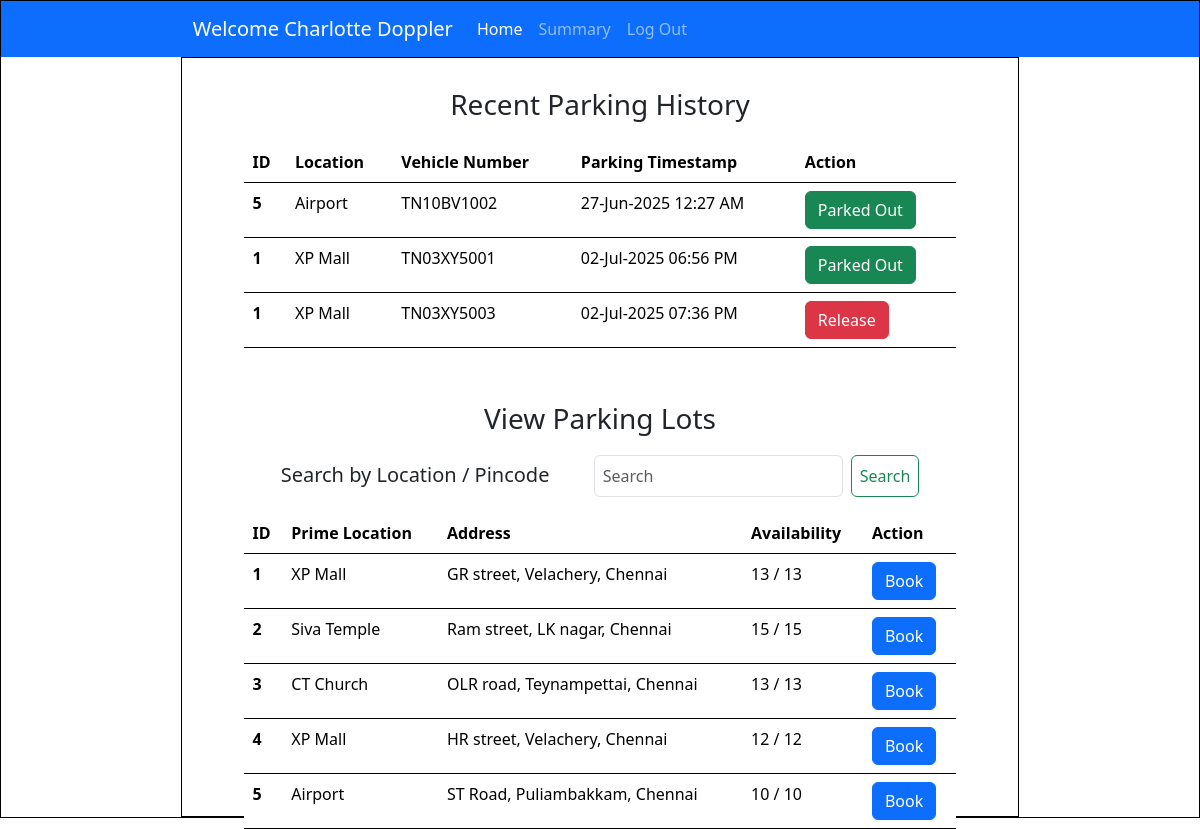
Page /user_dashboard (signed in) on the committed database.
### controllers/models.py (models this page shows)
class User(db.Model, UserMixin):
    id = db.Column(db.Integer, primary_key=True)
    username = db.Column(db.String, unique=True, nullable = False)
    password = db.Column(db.String, nullable=False)
    name = db.Column(db.String, nullable=False)
    address = db.Column(db.String, nullable=False)
    type = db.Column(db.String, default="general")
    pincode = db.Column(db.String(6), nullable=False)
    reservations = db.relationship('Reservation', backref='user')

class ParkingLot(db.Model):
    id = db.Column(db.Integer, primary_key = True)
    prime_location_name = db.Column(db.String, nullable=False)
    price = db.Column(db.Integer, nullable=False)
    address = db.Column(db.String, nullable=False)
    pincode = db.Column(db.Integer,nullable = False)
    maximum_spots = db.Column(db.Integer, nullable=False)
    active = db.Column(db.Boolean, nullable=False, default=True)
    spots = db.relationship('ParkingSpot', backref='lot')

class Reservation(db.Model):
    id = db.Column(db.Integer, primary_key = True)
    spot_id = db.Column(db.Integer, db.ForeignKey('parking_spot.id'), nullable=False)
    user_id = db.Column(db.Integer, db.ForeignKey('user.id'), nullable = False)
    lot_id = db.Column(db.Integer, db.ForeignKey('parking_lot.id'), nullable = False)
    parking_timestamp = db.Column(db.DateTime(timezone=True), nullable=False)
    leaving_timestamp = db.Column(db.DateTime(timezone=True), nullable=True)
    parking_price = db.Column(db.Integer, nullable=False)
    vehicle_no = db.Column(db.String, nullable=False)

### controllers/controller.py (the view, shortened to what this page needs)
@app.route("/user_dashboard", methods=["GET", "POST"])
@login_required
def user_dashboard():
    lots = ParkingLot.query.all()
    lots_avl = []
    keyword = ""
    for lot in lots:
        total_spots = ParkingSpot.query.filter_by(lot_id=lot.id, active=1).count()
        available_spots = ParkingSpot.query.filter_by(lot_id=lot.id, status="A").count()
        lots_avl.append({
            "lot": lot,
            "available": available_spots,
            "total": total_spots
        })
    reservations = Reservation.query.filter_by(user_id=current_user.id)
    parking_history = []
    for event in reservations:
        lot = ParkingLot.query.filter_by(id=event.lot_id).first()
        parking_history.append({"booking": event, "lot": lot})
    return render_template("user_home.html", lots=lots_avl, user=current_user, history=parking_history)

### app.py (called while the page is built)
@login_manager.user_loader
def load_user(user_id):
    return User.query.get(int(user_id))

### templates/user_home.html (shortened to what this page needs)
<!DOCTYPE html>
<html lang="en">
<head>
    <link href="https://cdn.jsdelivr.net/npm/bootstrap@5.3.6/dist/css/bootstrap.min.css" rel="stylesheet"
>
    <link rel="stylesheet" href="../static/style.css">
</head>
<body>
    <div id="main">
        <nav class="navbar navbar-expand-lg bg-primary" data-bs-theme="dark">
            <div class="container-fluid">
                <a class="navbar-brand" href="#">Welcome {{user.name}}</a>
                <div class="collapse navbar-collapse" id="navbarNavAltMarkup">
                    <div class="navbar-nav">
                        <a class="nav-link active" aria-current="page" href="#">Home</a>
                        <a class="nav-link" href="#">Summary</a>
                        <a class="nav-link" href="/login">Log Out</a>
                    </div>
                </div>
            </div>
        </nav>
        <div id="canvas">
            <h3 style="text-align: center; margin-top: 30px; margin-bottom: 20px;">Recent Parking History</h3>
            <table class="table" style="margin: auto; width: 85%; border: 2px;">
                <thead>
                    <tr>
                        <th scope="col">ID</th>
                        <th scope="col">Location</th>
                        <th scope="col">Vehicle Number</th>
                        <th scope="col">Parking Timestamp</th>
                        <th scope="col">Action</th>
                    </tr>
                </thead>
                <tbody>
                    {% for event in history %}
                    <tr>
                        <th scope="row">{{ event.lot.id }}</th>
                        <td>{{ event.lot.prime_location_name }}</td>
                        <td>{{ event.booking.vehicle_no }}</td>
                        <td>{{ event.booking.parking_timestamp.strftime('%d-%b-%Y %I:%M %p') }}</td>
                        <td>
                            {% if not event.booking.leaving_timestamp %}
                            <div>
                                <a href="{{ url_for('release_spot', booking_id=event.booking.id) }}"
                                    class="btn btn-danger">Release</a>
                            </div>
                            {% else %}
                            <div>
                                <input type="button" class="btn btn-success readonly" value="Parked Out">
                            </div>
                            {% endif %}
                        </td>
                    </tr>
                    {% endfor %}
                </tbody>
            </table>
            <br>
            <h3 style="text-align: center; margin-top: 30px; margin-bottom: 20px;">View Parking Lots</h3>
                <div class="d-flex justify-content-evenly align-self-center flex-row mb-3" style="width: 85%; margin:auto">
                    <p class="h5 mb-0 mt-2">Search by Location / Pincode</a>
                    <form class="d-flex" role="search" method="post">
                        <input class="form-control p-2 mx-2" type="search" placeholder="Search" name="keyword" aria-label="Search" />
                        <button class="btn btn-outline-success p-2" type="submit">Search</button>
                    </form>
                </div>
            <table class="table" style="margin: auto; width: 85%; border: 2px;">
                <thead>
                    <tr>
                        <th scope="col">ID</th>
                        <th scope="col">Prime Location</th>
                        <th scope="col">Address</th>
                        <th scope="col">Availability</th>
                        <th scope="col">Action</th>
                    </tr>
                </thead>
                <tbody>
                    {% for item in lots %}
                    <tr>
                        <th scope="row">{{ item.lot.id }}</th>
                        <td>{{ item.lot.prime_location_name }}</td>
                        <td>{{ item.lot.address }}</td>
                        <td>{{ item.available }} / {{ item.total }}</td>
                        <td>
                            <div>
                                <a href="{{ url_for('book_spot', lot_id=item.lot.id) }}"
                                    class="btn btn-primary">Book</a>
                            </div>
                        </td>
                    </tr>
                    {% endfor %}
                </tbody>
            </table>
        </div>
    </div>
</body>
</html>

### static/style.css (style rules this page uses)
* { margin: 0px; }
#main, #canvas { border: 1px solid black; }
#canvas { width: 70%; margin: auto; height: 760px; }
.navbar { padding-left: 15%; padding-right: 15%; }

### rows in the picture
User: name "Charlotte Doppler"
ParkingLot: lot.id "5", lot.prime_location_name "Airport", lot.id "5", lot.prime_location_name "Airport", lot.address "ST Road, Puliambakkam, Chennai"
Reservation: booking.vehicle_no "TN10BV1002", booking.parking_timestamp "27-Jun-2025 12:27 AM"
ParkingLot: lot.id "1" "1", lot.prime_location_name "XP Mall" "XP Mall", lot.id "1", lot.prime_location_name "XP Mall", lot.address "GR street, Velachery, Chennai"
Reservation: booking.vehicle_no "TN03XY5001", booking.parking_timestamp "02-Jul-2025 06:56 PM"
Reservation: booking.vehicle_no "TN03XY5003", booking.parking_timestamp "02-Jul-2025 07:36 PM"
ParkingLot: lot.id "2", lot.prime_location_name "Siva Temple", lot.address "Ram street, LK nagar, Chennai"
ParkingLot: lot.id "3", lot.prime_location_name "CT Church", lot.address "OLR road, Teynampettai, Chennai"
ParkingLot: lot.id "4", lot.prime_location_name "XP Mall", lot.address "HR street, Velachery, Chennai"

### other values in the picture
{{ item.available }} "13" "15" "13" "12" "10"
{{ item.total }} "13" "15" "13" "12" "10"
